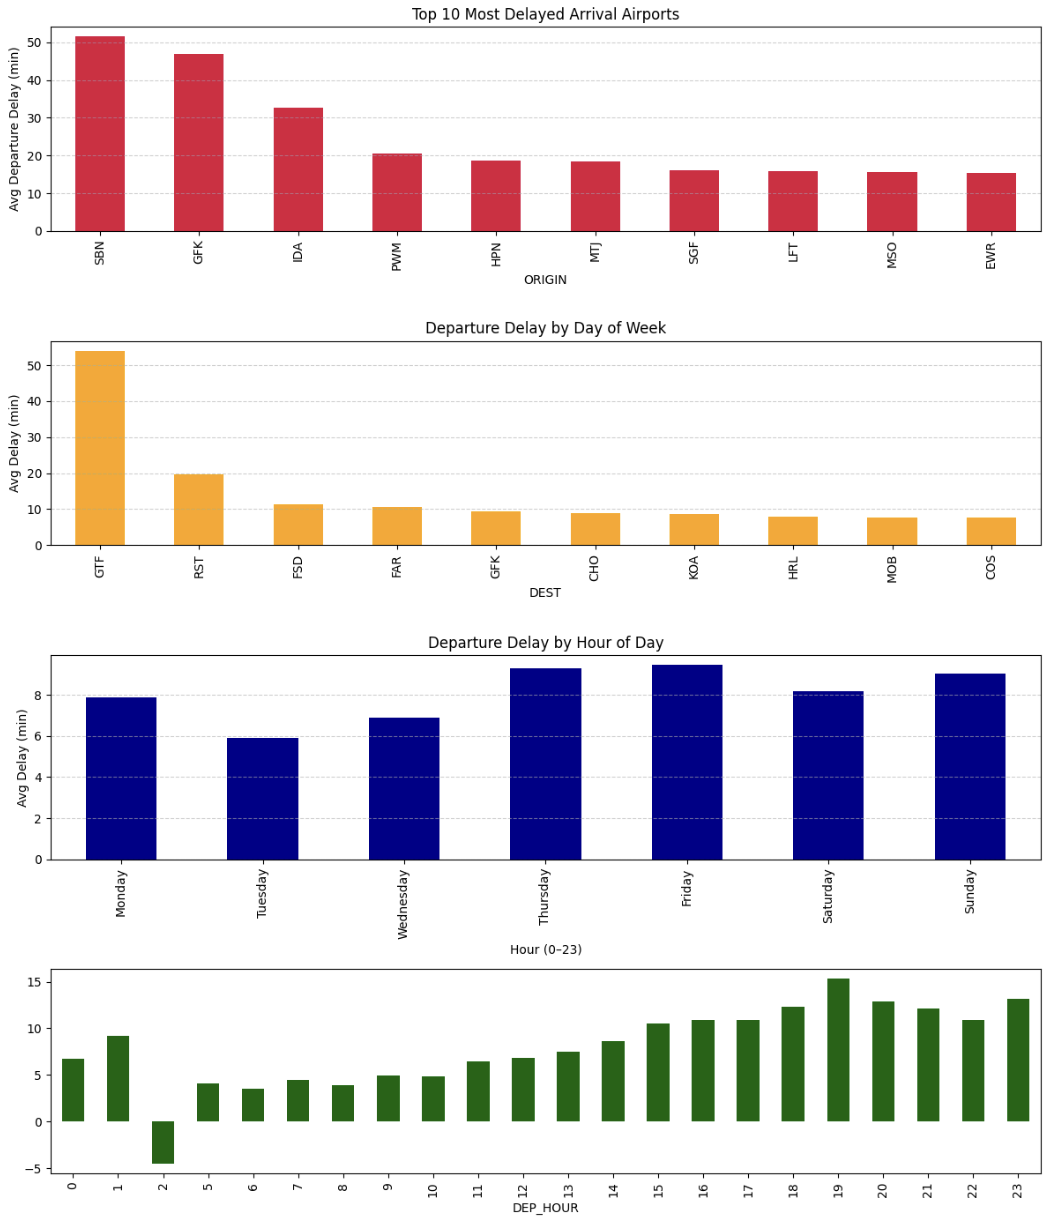

This chart was generated by the following Python code:
import pandas as pd
import matplotlib.pyplot as plt

col_name = ['FL_DATE','AIRLINE','AIRLINE_DOT','AIRLINE_CODE','DOT_CODE','FL_NUMBER','ORIGIN','ORIGIN_CITY',
            'DEST','DEST_CITY','CRS_DEP_TIME','DEP_TIME','DEP_DELAY','TAXI_OUT','WHEELS_OFF','WHEELS_ON',
            'TAXI_IN','CRS_ARR_TIME','ARR_TIME','ARR_DELAY','CANCELLED','CANCELLATION_CODE','DIVERTED',
            'CRS_ELAPSED_TIME','ELAPSED_TIME','AIR_TIME','DISTANCE','DELAY_DUE_CARRIER','DELAY_DUE_WEATHER',
            'DELAY_DUE_NAS','DELAY_DUE_SECURITY','DELAY_DUE_LATE_AIRCRAFT']

flights = pd.read_csv('/Users/ioannatsakalidou/Downloads/flights_sample_3m.csv', names=col_name)

if flights.iloc[0].FL_DATE == 'FL_DATE':
    flights = flights[1:]

flights = flights[flights['AIRLINE_CODE'] == 'DL'].copy()

flights['FL_DATE'] = pd.to_datetime(flights['FL_DATE'], errors='coerce')
flights['DEP_DELAY'] = pd.to_numeric(flights['DEP_DELAY'], errors='coerce')
flights['ARR_DELAY'] = pd.to_numeric(flights['ARR_DELAY'], errors='coerce')
flights['CRS_DEP_TIME'] = pd.to_numeric(flights['CRS_DEP_TIME'], errors='coerce')

flights['DEP_HOUR'] = flights['CRS_DEP_TIME'] // 100
flights['DAY_OF_WEEK'] = flights['FL_DATE'].dt.day_name()

flights = flights.dropna(subset=['DEP_DELAY'])

# ----------- 1. By Origin Airport -----------
airport_delay = flights.groupby('ORIGIN')['DEP_DELAY'].mean().sort_values(ascending=False).head(10)

# ----------- 2. By Arrival Airport -----------
arrvial_delay = flights.groupby('DEST')['ARR_DELAY'].mean().sort_values(ascending=False).head(10)

# ----------- 3. By Day of Week -----------
dow_delay = flights.groupby('DAY_OF_WEEK')['DEP_DELAY'].mean().reindex(
    ['Monday', 'Tuesday', 'Wednesday', 'Thursday', 'Friday', 'Saturday', 'Sunday']
)

# ----------- 4. By Hour of Day -----------
hour_delay = flights.groupby('DEP_HOUR')['DEP_DELAY'].mean().sort_index()

# ---------- Plot All 3 ----------
fig, axes = plt.subplots(4, 1, figsize=(12, 14))

# 1. Origin Airports
airport_delay.plot(kind='bar', ax=axes[0], color='crimson')
axes[0].set_title('Top 10 Most Delayed Departure Airports')
axes[0].set_ylabel('Avg Departure Delay (min)')
axes[0].grid(True, axis='y', linestyle='--', alpha=0.6)

# 2. Arrival Airports
arrvial_delay.plot(kind='bar', ax=axes[1], color='orange')
axes[0].set_title('Top 10 Most Delayed Arrival Airports')
axes[0].set_ylabel('Avg Departure Delay (min)')
axes[0].grid(True, axis='y', linestyle='--', alpha=0.6)

# 3. Day of Week
dow_delay.plot(kind='bar', ax=axes[2], color='darkblue')
axes[1].set_title('Departure Delay by Day of Week')
axes[1].set_ylabel('Avg Delay (min)')
axes[1].grid(True, axis='y', linestyle='--', alpha=0.6)

# 4. Hour of Day
hour_delay.plot(kind='bar', ax=axes[3], color='darkgreen')
axes[2].set_title('Departure Delay by Hour of Day')
axes[2].set_xlabel('Hour (0–23)')
axes[2].set_ylabel('Avg Delay (min)')
axes[2].grid(True, axis='y', linestyle='--', alpha=0.6)

plt.tight_layout()
plt.show()
